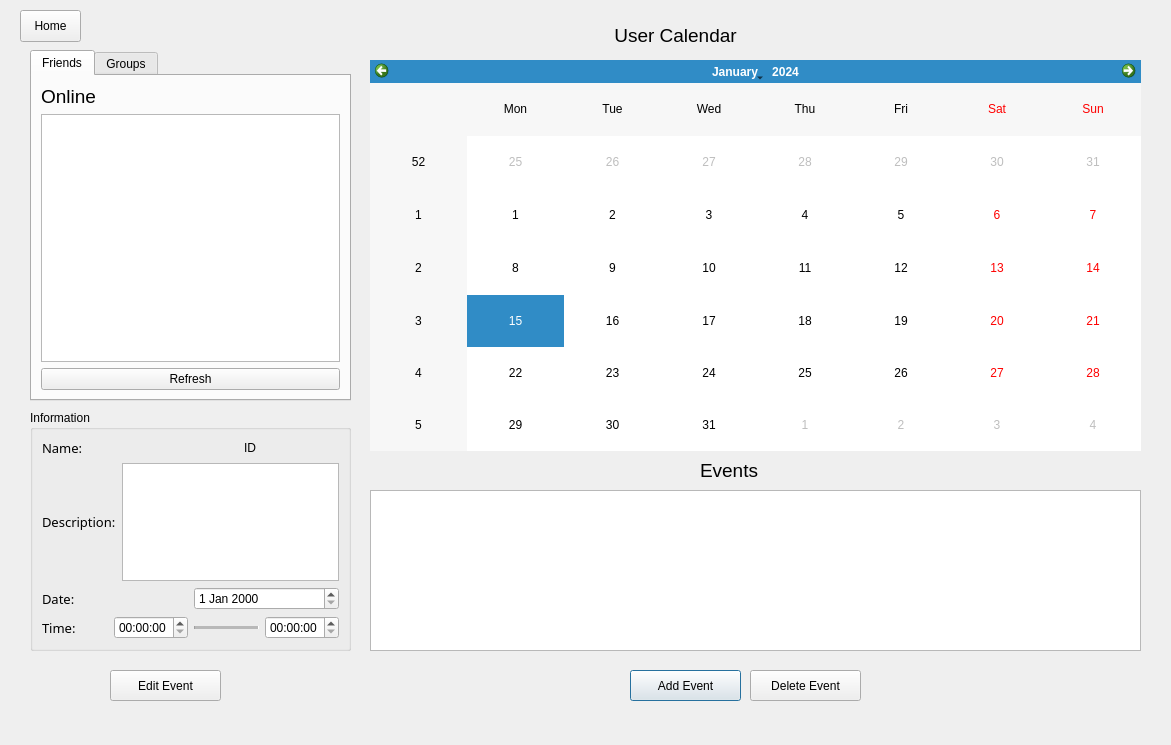
<?xml version="1.0" encoding="UTF-8"?>
<ui version="4.0">
 <class>dashboard</class>
 <widget class="QDialog" name="dashboard">
  <property name="geometry">
   <rect>
    <x>0</x>
    <y>0</y>
    <width>1171</width>
    <height>745</height>
   </rect>
  </property>
  <property name="windowTitle">
   <string>Dashboard</string>
  </property>
  <widget class="QCalendarWidget" name="calendarWidget">
   <property name="geometry">
    <rect>
     <x>370</x>
     <y>60</y>
     <width>771</width>
     <height>391</height>
    </rect>
   </property>
  </widget>
  <widget class="QTableView" name="eventsview">
   <property name="geometry">
    <rect>
     <x>370</x>
     <y>490</y>
     <width>771</width>
     <height>161</height>
    </rect>
   </property>
  </widget>
  <widget class="QPushButton" name="addevents">
   <property name="geometry">
    <rect>
     <x>630</x>
     <y>670</y>
     <width>111</width>
     <height>31</height>
    </rect>
   </property>
   <property name="text">
    <string>Add Event</string>
   </property>
  </widget>
  <widget class="QLabel" name="eventlabel">
   <property name="geometry">
    <rect>
     <x>700</x>
     <y>460</y>
     <width>91</width>
     <height>21</height>
    </rect>
   </property>
   <property name="font">
    <font>
     <pointsize>14</pointsize>
    </font>
   </property>
   <property name="text">
    <string>Events</string>
   </property>
  </widget>
  <widget class="QLabel" name="userlabel">
   <property name="geometry">
    <rect>
     <x>530</x>
     <y>20</y>
     <width>291</width>
     <height>31</height>
    </rect>
   </property>
   <property name="font">
    <font>
     <pointsize>14</pointsize>
    </font>
   </property>
   <property name="text">
    <string>&lt;html&gt;&lt;head/&gt;&lt;body&gt;&lt;p align=&quot;center&quot;&gt;User Calendar&lt;/p&gt;&lt;/body&gt;&lt;/html&gt;</string>
   </property>
  </widget>
  <widget class="QPushButton" name="editEvents">
   <property name="geometry">
    <rect>
     <x>110</x>
     <y>670</y>
     <width>111</width>
     <height>31</height>
    </rect>
   </property>
   <property name="text">
    <string>Edit Event</string>
   </property>
  </widget>
  <widget class="QPushButton" name="deleteEvents">
   <property name="geometry">
    <rect>
     <x>750</x>
     <y>670</y>
     <width>111</width>
     <height>31</height>
    </rect>
   </property>
   <property name="text">
    <string>Delete Event</string>
   </property>
  </widget>
  <widget class="QTabWidget" name="networktabs">
   <property name="geometry">
    <rect>
     <x>30</x>
     <y>50</y>
     <width>321</width>
     <height>351</height>
    </rect>
   </property>
   <property name="currentIndex">
    <number>0</number>
   </property>
   <widget class="QWidget" name="friendTab">
    <attribute name="title">
     <string>Friends</string>
    </attribute>
    <layout class="QGridLayout" name="gridLayout">
     <item row="0" column="0">
      <widget class="QLabel" name="onlinelabel">
       <property name="font">
        <font>
         <pointsize>14</pointsize>
        </font>
       </property>
       <property name="text">
        <string>Online</string>
       </property>
      </widget>
     </item>
     <item row="7" column="0">
      <layout class="QVBoxLayout" name="verticalLayout_2">
       <item>
        <widget class="QTableView" name="onlineview"/>
       </item>
      </layout>
     </item>
     <item row="8" column="0">
      <widget class="QPushButton" name="loadonline">
       <property name="text">
        <string>Refresh</string>
       </property>
      </widget>
     </item>
    </layout>
   </widget>
   <widget class="QWidget" name="groupTab">
    <attribute name="title">
     <string>Groups</string>
    </attribute>
    <layout class="QGridLayout" name="gridLayout_2">
     <item row="1" column="1">
      <widget class="QPushButton" name="createGroup">
       <property name="text">
        <string>Create Group</string>
       </property>
      </widget>
     </item>
     <item row="0" column="1">
      <layout class="QVBoxLayout" name="verticalLayout">
       <item>
        <layout class="QVBoxLayout" name="verticalLayout_3">
         <item>
          <widget class="QLabel" name="groupsLabel">
           <property name="text">
            <string>Groups</string>
           </property>
          </widget>
         </item>
         <item>
          <widget class="QTableView" name="groupsview"/>
         </item>
        </layout>
       </item>
       <item>
        <layout class="QVBoxLayout" name="verticalLayout_7">
         <item>
          <widget class="QLabel" name="membersLabel">
           <property name="text">
            <string>Members</string>
           </property>
          </widget>
         </item>
         <item>
          <widget class="QTableView" name="membersview"/>
         </item>
        </layout>
       </item>
      </layout>
     </item>
    </layout>
   </widget>
  </widget>
  <widget class="QGroupBox" name="eventInfoBox">
   <property name="geometry">
    <rect>
     <x>30</x>
     <y>410</y>
     <width>321</width>
     <height>241</height>
    </rect>
   </property>
   <property name="title">
    <string>Information</string>
   </property>
   <layout class="QGridLayout" name="gridLayout_3">
    <item row="0" column="0">
     <layout class="QVBoxLayout" name="verticalLayout_5">
      <item>
       <layout class="QHBoxLayout" name="horizontalLayout_6">
        <item>
         <widget class="QLabel" name="NameLabel">
          <property name="font">
           <font>
            <family>Franklin Gothic Book</family>
            <pointsize>10</pointsize>
           </font>
          </property>
          <property name="text">
           <string>Name:</string>
          </property>
         </widget>
        </item>
        <item>
         <widget class="QLabel" name="NameDisplay">
          <property name="font">
           <font>
            <family>Franklin Gothic Book</family>
            <pointsize>10</pointsize>
           </font>
          </property>
          <property name="text">
           <string/>
          </property>
         </widget>
        </item>
        <item>
         <widget class="QLabel" name="ID_Label">
          <property name="text">
           <string>ID</string>
          </property>
         </widget>
        </item>
       </layout>
      </item>
      <item>
       <layout class="QHBoxLayout" name="horizontalLayout_7">
        <item>
         <widget class="QLabel" name="DescriptionLabel">
          <property name="font">
           <font>
            <family>Franklin Gothic Book</family>
            <pointsize>10</pointsize>
           </font>
          </property>
          <property name="text">
           <string>Description:</string>
          </property>
         </widget>
        </item>
        <item>
         <widget class="QTextEdit" name="DescriptxtEdit"/>
        </item>
       </layout>
      </item>
      <item>
       <layout class="QHBoxLayout" name="horizontalLayout_8">
        <item>
         <widget class="QLabel" name="DateLabel">
          <property name="font">
           <font>
            <family>Franklin Gothic Book</family>
            <pointsize>10</pointsize>
           </font>
          </property>
          <property name="text">
           <string>Date:</string>
          </property>
         </widget>
        </item>
        <item>
         <widget class="QDateEdit" name="dateEdit"/>
        </item>
       </layout>
      </item>
      <item>
       <layout class="QHBoxLayout" name="horizontalLayout_9">
        <item>
         <widget class="QLabel" name="TimeLabel">
          <property name="font">
           <font>
            <family>Franklin Gothic Book</family>
            <pointsize>10</pointsize>
           </font>
          </property>
          <property name="text">
           <string>Time:</string>
          </property>
         </widget>
        </item>
        <item>
         <widget class="QTimeEdit" name="startTime"/>
        </item>
        <item>
         <widget class="Line" name="InfoTimeLine">
          <property name="lineWidth">
           <number>1</number>
          </property>
          <property name="midLineWidth">
           <number>3</number>
          </property>
          <property name="orientation">
           <enum>Qt::Horizontal</enum>
          </property>
         </widget>
        </item>
        <item>
         <widget class="QTimeEdit" name="endTime"/>
        </item>
       </layout>
      </item>
     </layout>
    </item>
   </layout>
  </widget>
  <widget class="QPushButton" name="homeButton">
   <property name="geometry">
    <rect>
     <x>20</x>
     <y>10</y>
     <width>61</width>
     <height>32</height>
    </rect>
   </property>
   <property name="text">
    <string>Home</string>
   </property>
  </widget>
 </widget>
 <resources/>
 <connections/>
</ui>
